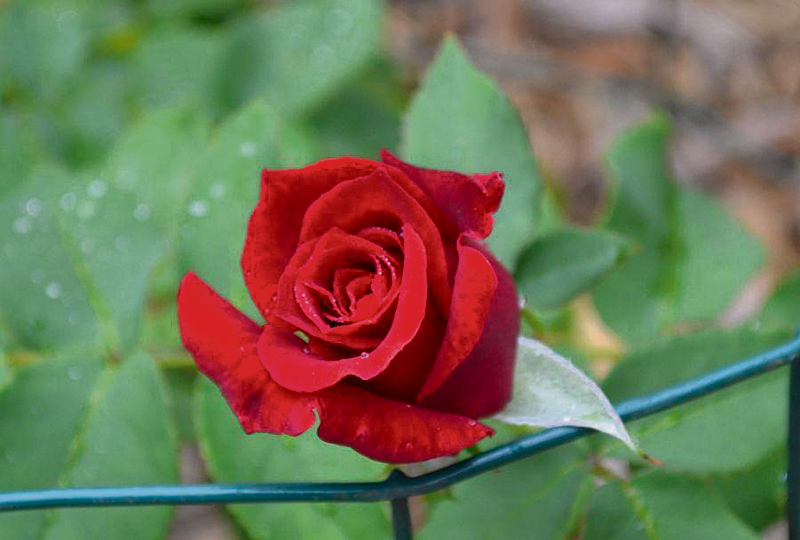
#> input picture slides/02.sampling_transformasi_fourier_dan_konvolusi/dataset/rose.png, 800 x 540 px
$ python 06.plotting_imaginary.py
#> lines starting #> are read from the running program, lines starting #| are printed output that depends on the picture
from matplotlib import pylab
import scipy.fftpack as fp
import numpy as np
from skimage.color import rgb2gray
from skimage.io import imread

im1 = rgb2gray(imread('../dataset/rose.png'))
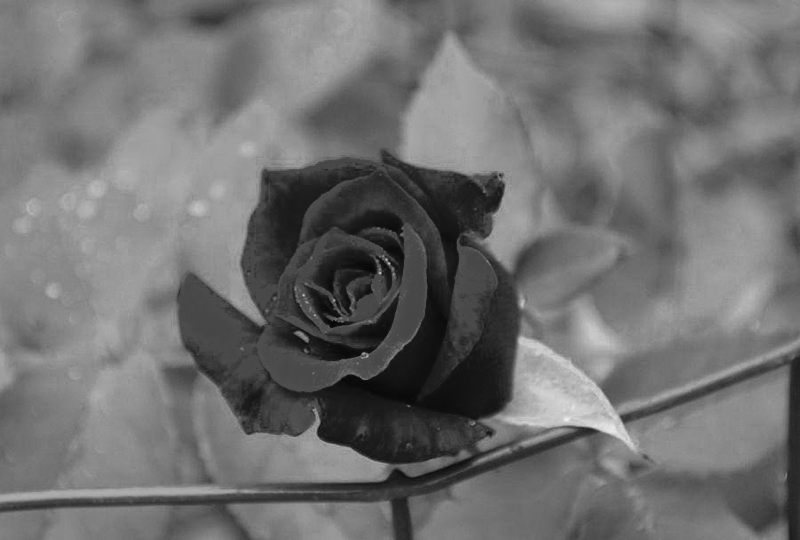
#> im1: shape (540, 800) float64; min 0.0168, max 0.947, mean 0.441
freq1 = fp.fft2(im1)

im2 = rgb2gray(imread('../dataset/rose_thumb.png'))
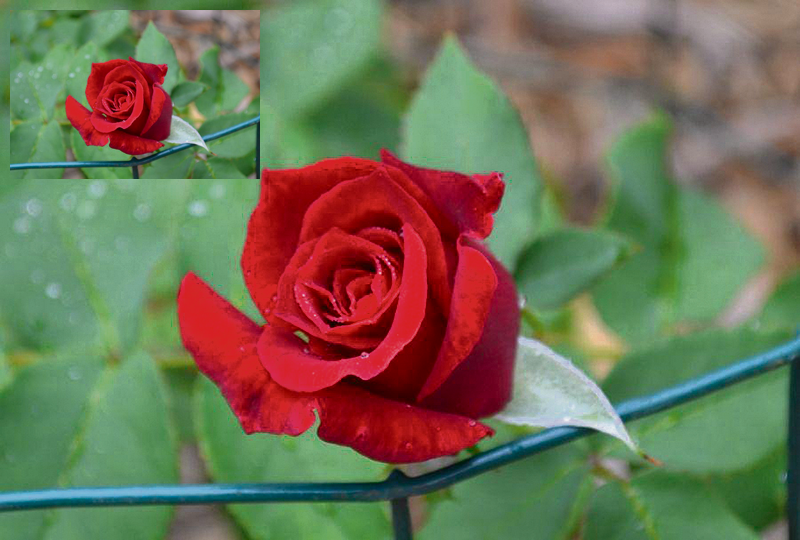
#> input picture slides/02.sampling_transformasi_fourier_dan_konvolusi/dataset/rose_thumb.png, 800 x 540 px
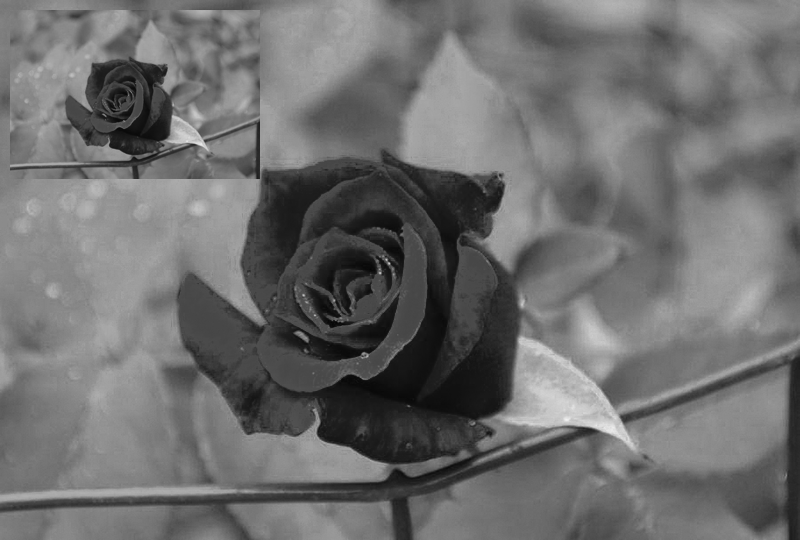
#> im2: shape (540, 800) float64; min 0.0168, max 0.947, mean 0.434
freq2 = fp.fft2(im2)

pylab.figure(figsize=(20, 15))
im1_ = fp.ifft2(np.vectorize(complex)(freq1.real, freq2.imag)).real
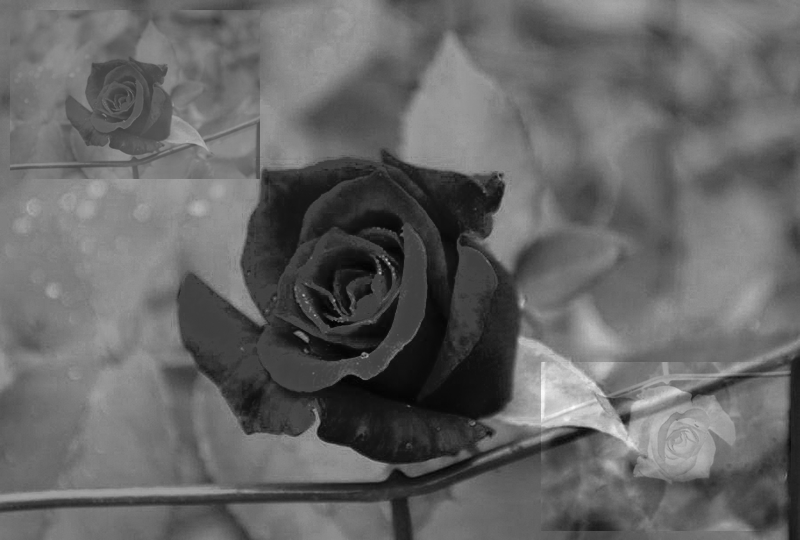
#> im1_: shape (540, 800) float64; min 0.0168, max 1.07, mean 0.441; drawn with min black and max white
im2_ = fp.ifft2(np.vectorize(complex)(freq2.real, freq1.imag)).real
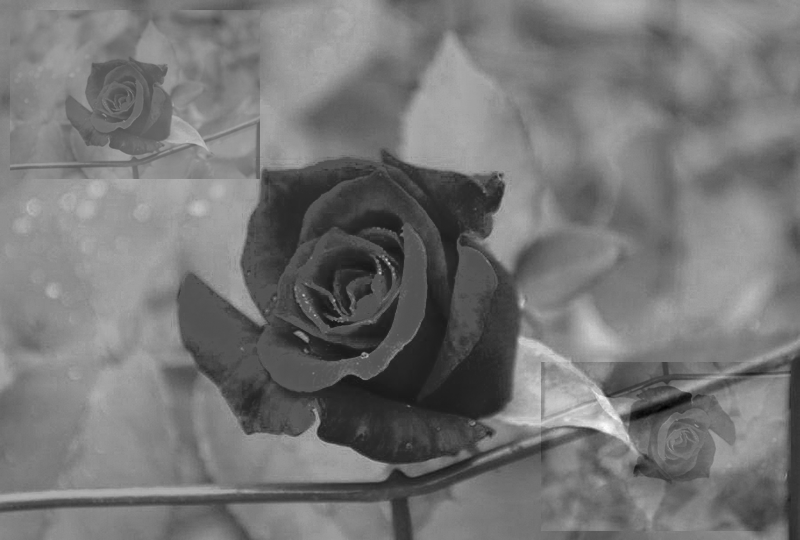
#> im2_: shape (540, 800) float64; min -0.0751, max 1.03, mean 0.434; drawn with min black and max white
pylab.subplot(211), pylab.imshow(np.clip(im1_, 0, 255), cmap='gray')
pylab.title('Reconstructed Image (Re(F1) + Im(F2))', size=20)
pylab.subplot(212), pylab.imshow(np.clip(im2_, 0, 255), cmap='gray')
pylab.title('Reconstructed Image (Re(F2) + Im(F1))', size=20)
pylab.show()
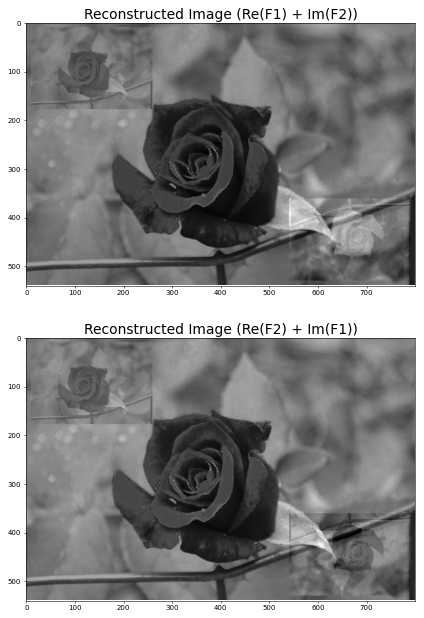
#> figure drawn by matplotlib, 2 panels
